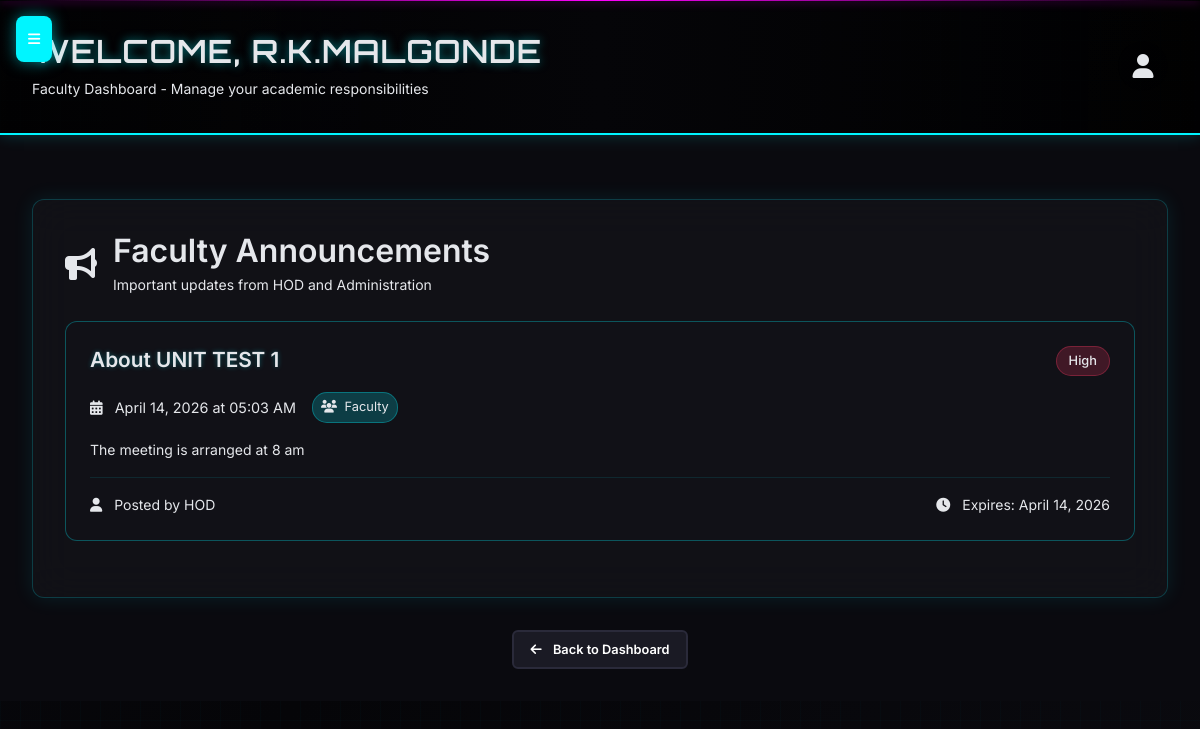
Page /faculty_announcements (signed in) on the committed database.
### models.py (models this page shows, shortened)
class User(UserMixin, db.Model):
    id = db.Column(db.Integer, primary_key=True)
    username = db.Column(db.String(150), unique=True, nullable=False)
    password_hash = db.Column(db.String(256))
    role = db.Column(db.String(20), nullable=False)  # hod, cc, faculty, student
    email = db.Column(db.String(120), unique=True)
    phone = db.Column(db.String(15))
    full_name = db.Column(db.String(200))
    department = db.Column(db.String(100))
    profile_picture = db.Column(db.String(200))
    date_joined = db.Column(db.DateTime, default=datetime.utcnow)
    last_login = db.Column(db.DateTime)
    is_active = db.Column(db.Boolean, default=True)
    roll_number = db.Column(db.String(20))  # For students
    section = db.Column(db.String(10))     # For students

class Announcement(db.Model):
    id = db.Column(db.Integer, primary_key=True)
    title = db.Column(db.String(200), nullable=False)
    content = db.Column(db.Text, nullable=False)
    created_by = db.Column(db.Integer, db.ForeignKey('user.id'), nullable=False)
    target_role = db.Column(db.String(20), nullable=False)  # 'faculty', 'student', 'all'
    priority = db.Column(db.String(10), default='normal')  # 'high', 'normal', 'low'
    is_active = db.Column(db.Boolean, default=True)
    expires_at = db.Column(db.DateTime)
    timestamp = db.Column(db.DateTime, default=datetime.utcnow)
    creator = db.relationship('User', backref='announcements')

### app.py (the view)
@app.route('/faculty_announcements')
@login_required
def faculty_announcements():
    if current_user.role != 'faculty':
        flash("Unauthorized access", "danger")
        return redirect(url_for('login'))
    announcements = Announcement.query.filter(
        (Announcement.target_role == 'faculty') | (Announcement.target_role == 'all')
    ).filter_by(is_active=True).order_by(Announcement.timestamp.desc()).all()
    return render_template('faculty/announcements.html', announcements=announcements)

### app.py (called while the page is built)
@login_manager.user_loader
def load_user(user_id):
    return User.query.get(int(user_id))

### templates/faculty/announcements.html (shortened to what this page needs)
{% extends "faculty_base.html" %}
{% block content %}
<div class="announcements-container">
    <div class="d-flex align-items-center mb-4">
        <i class="fas fa-bullhorn me-3" style="color: var(--neon-cyan); font-size: 2rem;"></i>
        <div>
            <h2 class="mb-1" style="color: var(--neon-cyan);">Faculty Announcements</h2>
            <p class="mb-0" style="color: var(--text-secondary);">Important updates from HOD and Administration</p>
        </div>
    </div>
    {% if announcements %}
        {% for announcement in announcements %}
        <div class="announcement-card">
            <div class="announcement-header">
                <h3 class="announcement-title">{{ announcement.title }}</h3>
                <div class="announcement-priority priority-{{ announcement.priority }}">
                    {{ announcement.priority.title() }}
                </div>
            </div>
            <div class="announcement-meta">
                <div class="announcement-date">
                    <i class="fas fa-calendar-alt me-2"></i>
                    {{ announcement.timestamp.strftime('%B %d, %Y at %I:%M %p') }}
                </div>
                {% if announcement.target_role %}
                <div class="target-badge">
                    <i class="fas fa-users me-1"></i>
                    {{ announcement.target_role.title() }}
                </div>
                {% endif %}
            </div>
            <div class="announcement-content">
                {{ announcement.content }}
            </div>
            <div class="announcement-footer">
                <div class="text-muted">
                    <i class="fas fa-user me-2"></i>
                    Posted by HOD
                </div>
                {% if announcement.expires_at %}
                <div class="text-muted">
                    <i class="fas fa-clock me-2"></i>
                    Expires: {{ announcement.expires_at.strftime('%B %d, %Y') }}
                </div>
                {% endif %}
            </div>
        </div>
        {% endfor %}
    {% else %}
        <div class="no-announcements">
            <i class="fas fa-bullhorn"></i>
            <h4 class="mb-2">No Announcements</h4>
            <p>There are currently no announcements for faculty members.</p>
        </div>
    {% endif %}
</div>
<div class="text-center mt-4">
    <a href="{{ url_for('faculty_dashboard') }}" class="btn btn-secondary" style="border-color: var(--neon-cyan); color: var(--neon-cyan);">
        <i class="fas fa-arrow-left me-2"></i> Back to Dashboard
    </a>
</div>
{% endblock %}

### templates/faculty_base.html (shortened to what this page needs)
<!DOCTYPE html>
<html lang="en">
<head>
    <link href="https://cdnjs.cloudflare.com/ajax/libs/font-awesome/6.4.0/css/all.min.css" rel="stylesheet">
    <link href="https://cdn.jsdelivr.net/npm/bootstrap@5.3.0/dist/css/bootstrap.min.css" rel="stylesheet">
</head>
<body>
    <button class="mobile-menu-toggle" onclick="toggleSidebar()">
        <i class="fas fa-bars"></i>
    </button>
    <div class="dashboard-layout">
        <main class="main-content">
            <div class="top-header">
                <div class="d-flex align-items-center justify-content-between">
                    <div>
                        <h1>Welcome, {{ current_user.full_name or current_user.username }}</h1>
                        <p>Faculty Dashboard - Manage your academic responsibilities</p>
                    </div>
                    <div class="profile-section">
                        <div class="profile-icon">
                            <i class="fas fa-user"></i>
                        </div>
                    </div>
                </div>
            </div>
            <div class="content-area">
                {% block content %}{% endblock %}
            </div>
        </main>
    </div>
</body>
</html>

### templates/faculty/announcements.html (style rules this page uses)
.announcements-container { background: rgba(18, 18, 24, 0.9); border-radius: var(--border-radius); border: 1px solid rgba(0, 240, 255, 0.2); backdrop-filter: blur(20px); box-shadow: 0 0 20px rgba(0, 240, 255, 0.1); padding: 2rem; margin: 2rem 0; }
.announcement-card { background: rgba(18, 18, 24, 0.8); border: 1px solid rgba(0, 240, 255, 0.3); border-radius: var(--border-radius); padding: 1.5rem; margin-bottom: 1.5rem; transition: all 0.3s ease; position: relative; overflow: hidden; }
.announcement-card::before { content: ''; position: absolute; top: 0; left: 0; right: 0; height: 4px; background: linear-gradient(90deg, var(--neon-cyan), var(--neon-magenta)); }
.announcement-header { display: flex; justify-content: space-between; align-items: center; margin-bottom: 1rem; }
.announcement-title { color: var(--neon-cyan); font-size: 1.3rem; font-weight: 600; margin: 0; text-shadow: 0 0 5px rgba(0, 240, 255, 0.3); }
.announcement-meta { display: flex; gap: 1rem; align-items: center; margin-bottom: 1rem; }
.announcement-date { color: var(--text-secondary); font-size: 0.9rem; }
.announcement-priority { padding: 0.25rem 0.75rem; border-radius: 20px; font-size: 0.8rem; font-weight: 500; }
.priority-high { background: rgba(255, 56, 100, 0.2); color: var(--error); border: 1px solid rgba(255, 56, 100, 0.3); }
.announcement-content { color: var(--text-primary); line-height: 1.6; margin-bottom: 1rem; }
.announcement-footer { display: flex; justify-content: space-between; align-items: center; padding-top: 1rem; border-top: 1px solid rgba(0, 240, 255, 0.1); }
.target-badge { background: rgba(0, 240, 255, 0.2); color: var(--neon-cyan); padding: 0.25rem 0.5rem; border-radius: 15px; font-size: 0.8rem; border: 1px solid rgba(0, 240, 255, 0.3); }

### rows in the picture
User: full_name "R.K.MALGONDE"
Announcement: title "About UNIT TEST 1", priority "High", timestamp "April 14, 2026 at 05:03 AM", target_role "Faculty", content "The meeting is arranged at 8 am", expires_at "April 14, 2026"
